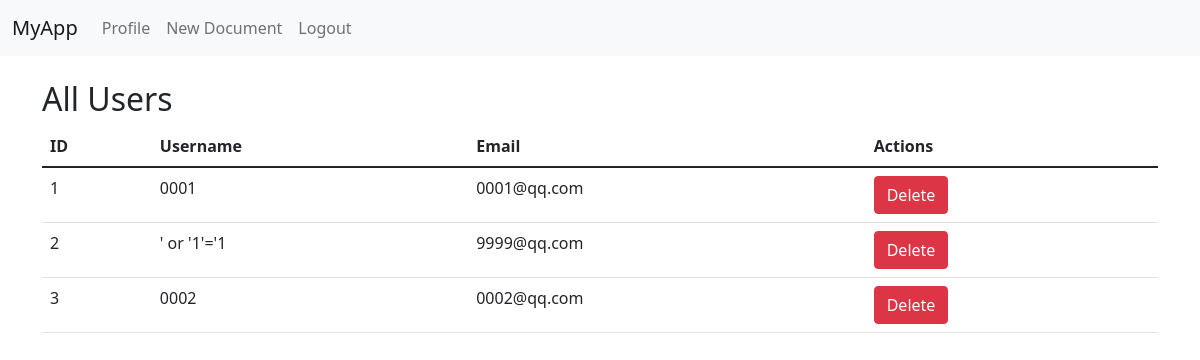
Screenshot of /users (signed in) with the database file from the repository.
### models.py (models this page shows, shortened)
class User(db.Model):
    id = db.Column(db.Integer, primary_key=True)
    username = db.Column(db.String(150), unique=True, nullable=False)
    email = db.Column(db.String(120), unique=True, nullable=False)
    password = db.Column(db.String(60), nullable=False)
    documents = db.relationship('Document', backref='author', lazy=True)
    operations = db.relationship('UserOperation', backref='user', lazy=True)
    @property
    def is_authenticated(self):
        return True

### app.py (the view)
@app.route("/users")
@login_required
def users():
    all_users = User.query.all()
    return render_template('users.html', users=all_users)

### app.py (called while the page is built)
@login_manager.user_loader
def load_user(user_id):
    return User.query.get(int(user_id))

### templates/users.html (shortened to what this page needs)
{% extends "base.html" %}
{% block content %}
    <h2>All Users</h2>
    <table class="table">
        <thead>
            <tr>
                <th>ID</th>
                <th>Username</th>
                <th>Email</th>
                <th>Actions</th>
            </tr>
        </thead>
        <tbody>
            {% for user in users %}
                <tr>
                    <td>{{ user.id }}</td>
                    <td>{{ user.username }}</td>
                    <td>{{ user.email }}</td>
                    <td>
                        <form action="{{ url_for('delete_user', user_id=user.id) }}" method="POST" style="display:inline;">
                            <button type="submit" class="btn btn-danger">Delete</button>
                        </form>
                    </td>
                </tr>
            {% endfor %}
        </tbody>
    </table>
{% endblock %}

### templates/base.html (shortened to what this page needs)
<!DOCTYPE html>
<html lang="en">
<head>
    <link href="https://cdn.jsdelivr.net/npm/bootstrap@5.1.3/dist/css/bootstrap.min.css" rel="stylesheet">
</head>
<body>
    <nav class="navbar navbar-expand-lg navbar-light bg-light">
        <div class="container-fluid">
            <a class="navbar-brand" href="{{ url_for('home') }}">MyApp</a>
            <div class="collapse navbar-collapse" id="navbarNav">
                <ul class="navbar-nav">
                    {% if current_user.is_authenticated %}
                        <li class="nav-item">
                            <a class="nav-link" href="{{ url_for('profile') }}">Profile</a>
                        </li>
                        <li class="nav-item">
                            <a class="nav-link" href="{{ url_for('new_document') }}">New Document</a>
                        </li>
                        <li class="nav-item">
                            <a class="nav-link" href="{{ url_for('logout') }}">Logout</a>
                        </li>
                    {% endif %}
                </ul>
            </div>
        </div>
    </nav>
    <div class="container mt-4">
        {% block content %}{% endblock %}
    </div>
</body>
</html>

### rows the page displays
User: id "1", username "0001", email "0001@qq.com"
User: id "2", username "' or '1'='1", email "9999@qq.com"
User: id "3", username "0002", email "0002@qq.com"
